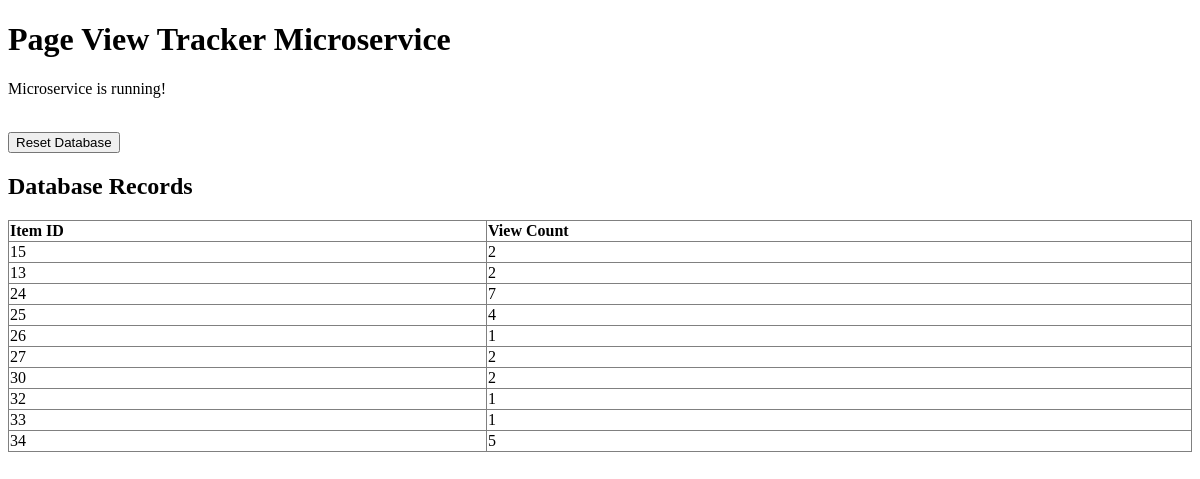
Before: / with the older database file.
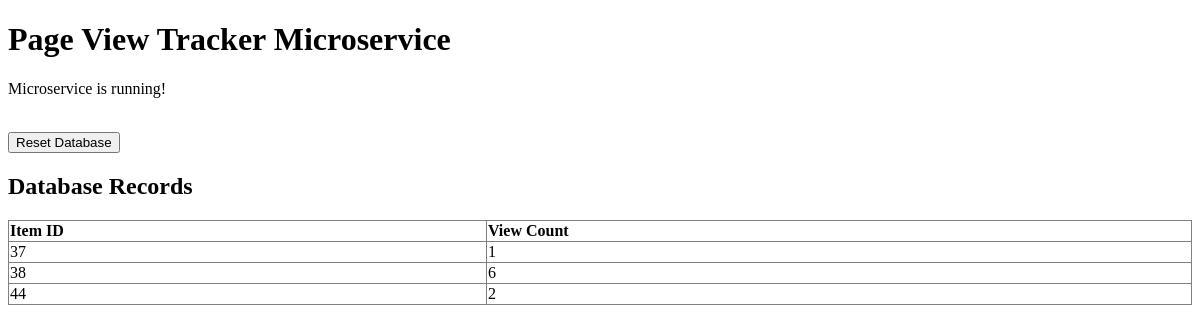
After: the same page with the newer database file.
### app/models.py (models this page shows, shortened)
class PageView(db.Model):
    __tablename__ = 'page_views'
    id = db.Column(db.Integer, primary_key=True)  # Auto-increment ID
    item_id = db.Column(db.Integer, unique=True, nullable=False)  # Unique integer identifier for the item
    count = db.Column(db.Integer, nullable=False, default=0)  # View count

### app.py (the view)
@app.route('/')
def home():
    page_views = PageView.query.all()  # Retrieve all records from the PageView table
    return render_template('index.html', page_views=page_views)

### templates/index.html (shortened to what this page needs)
<!DOCTYPE html>
<html lang="en">
<head>
</head>
<body>
    <header>
        <h1>Page View Tracker Microservice</h1>
    </header>
    <p>Microservice is running!</p>
    <br>
    <form action="{{ url_for('reset_database') }}" method="POST" onsubmit="confirmReset(event)">
        <button type="submit">Reset Database</button>
    </form>
    <h2>Database Records</h2>
    {% if page_views %}
    <table border="1" style="width: 100%; text-align: left; border-collapse: collapse;">
        <thead>
            <tr>
                <th>Item ID</th>
                <th>View Count</th>
            </tr>
        </thead>
        <tbody>
            {% for page_view in page_views %}
            <tr>
                <td>{{ page_view.item_id }}</td>
                <td>{{ page_view.count }}</td>
            </tr>
            {% endfor %}
        </tbody>
    </table>
    {% else %}
    <p>No records found in the database.</p>
    {% endif %}
</body>
</html>

Changed rows visible on the page:
removed PageView: item_id "15", count "2"
removed PageView: item_id "13", count "2"
removed PageView: item_id "27", count "2"
removed PageView: item_id "30", count "2"
removed PageView: item_id "32", count "1"
removed PageView: item_id "33", count "1"
removed PageView: item_id "34", count "5"
changed PageView (number 1 of 3 on the later page): item_id "24" → "37"; count "7" → "1"
changed PageView (number 2 of 3 on the later page): item_id "25" → "38"; count "4" → "6"
changed PageView (number 3 of 3 on the later page): item_id "26" → "44"; count "1" → "2"
